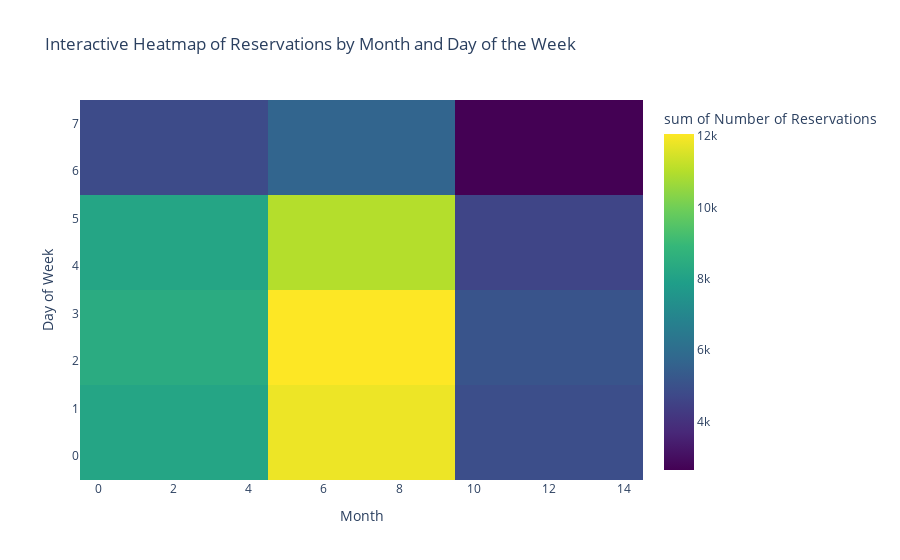

Notebook source saved alongside this figure:
### Markdown cell above
## Code Explanation
This cell executes: `import plotly.express as px`

### Code cell
import plotly.express as px

# Create a new column for 'day_of_week' (0=Monday, 1=Tuesday, ..., 6=Sunday)
df['day_of_week'] = df['reservation_status_date'].dt.dayofweek

# Create a new column for 'month'
df['month'] = df['reservation_status_date'].dt.month

# Group by month and day_of_week to count reservations
heatmap_data = df.groupby(['month', 'day_of_week']).size().reset_index(name='reservations')

# Create the heatmap
fig = px.density_heatmap(heatmap_data, 
                         x='month', 
                         y='day_of_week', 
                         z='reservations', 
                         title='Interactive Heatmap of Reservations by Month and Day of the Week',
                         labels={'month': 'Month', 'day_of_week': 'Day of Week', 'reservations': 'Number of Reservations'},
                         color_continuous_scale='Viridis')

# Show the heatmap
fig.show()

### Figure 1 — Plotly figure (JSON) as saved in the notebook; plotly's stock layout.template omitted (floating-point values rounded to 4 significant figures)
{"data": [{"coloraxis": "coloraxis", "histfunc": "sum", "hovertemplate": "Month=%{x}<br>Day of Week=%{y}<br>sum of Number of Reservations=%{z}<extra></extra>", "name": "", "type": "histogram2d", "x": [1, 1, 1, 1, 1, 1, 1, 2, 2, 2, 2, 2, 2, 2, 3, 3, 3, 3, 3, 3, 3, 4, 4, 4, 4, 4, 4, 4, 5, 5, 5, 5, 5, 5, 5, 6, 6, 6, 6, 6, 6, 6, 7, 7, 7, 7, 7, 7, 7, 8, 8, 8, 8, 8, 8, 8, 9, 9, 9, 9, 9, 9, 9, 10, 10, 10, 10, 10, 10, 10, 11, 11, 11, 11, 11, 11, 11, 12, 12, 12, 12, 12, 12, 12], "xaxis": "x", "xbingroup": "x", "y": [0, 1, 2, 3, 4, 5, 6, 0, 1, 2, 3, 4, 5, 6, 0, 1, 2, 3, 4, 5, 6, 0, 1, 2, 3, 4, 5, 6, 0, 1, 2, 3, 4, 5, 6, 0, 1, 2, 3, 4, 5, 6, 0, 1, 2, 3, 4, 5, 6, 0, 1, 2, 3, 4, 5, 6, 0, 1, 2, 3, 4, 5, 6, 0, 1, 2, 3, 4, 5, 6, 0, 1, 2, 3, 4, 5, 6, 0, 1, 2, 3, 4, 5, 6], "yaxis": "y", "ybingroup": "y", "z": [963, 914, 762, 963, 973, 729, 1183, 1082, 941, 967, 1027, 990, 837, 1203, 1164, 1037, 1281, 1360, 1252, 841, 1220, 1125, 923, 988, 1076, 1283, 1252, 1182, 1429, 1273, 1179, 1272, 1045, 817, 1182, 1069, 903, 1067, 1338, 1212, 758, 1019, 1340, 1119, 1079, 1280, 1312, 1354, 1356, 1546, 1299, 1369, 1351, 1228, 1227, 1247, 933, 923, 1012, 1113, 1222, 820, 894, 1086, 802, 972, 1097, 1104, 845, 950, 855, 743, 781, 773, 772, 671, 1039, 603, 821, 721, 757, 680, 545, 655]}], "layout": {"coloraxis": {"colorbar": {"title": {"text": "sum of Number of Reservations"}}, "colorscale": [[0, "#440154"], [0.1111, "#482878"], [0.2222, "#3e4989"], [0.3333, "#31688e"], [0.4444, "#26828e"], [0.5556, "#1f9e89"], [0.6667, "#35b779"], [0.7778, "#6ece58"], [0.8889, "#b5de2b"], [1, "#fde725"]]}, "legend": {"tracegroupgap": 0}, "title": {"text": "Interactive Heatmap of Reservations by Month and Day of the Week"}, "xaxis": {"anchor": "y", "domain": [0, 1], "title": {"text": "Month"}}, "yaxis": {"anchor": "x", "domain": [0, 1], "title": {"text": "Day of Week"}}}}
